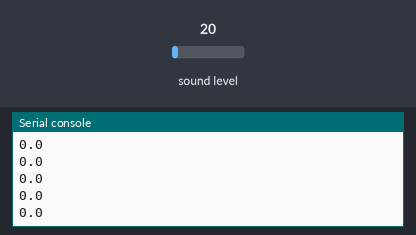
A program run on a simulated CircuitPython board. Shown: the last lines printed to the serial console. Inputs (shaded band) come from the test bench; at power-on: sound level 20.

Above: at 1.2 s.
1.3 s: sound level set to 64
At 2.2 s:
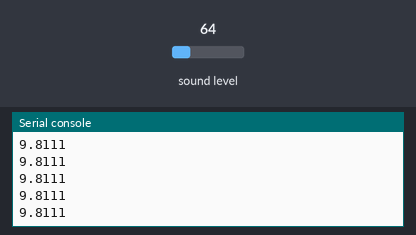
2.8 s: sound level set to 128
At 3.4 s:
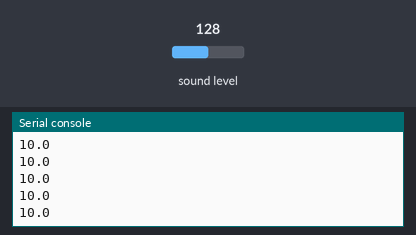
Timing chart, 0 to 5.8 s (numbered marks = the images above; inputs shaded):
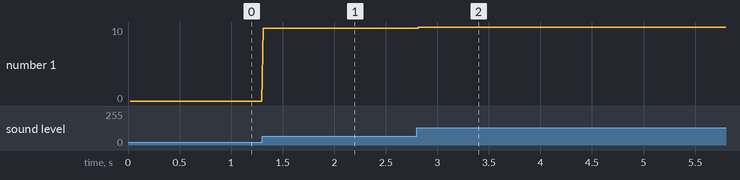

Measured:
- after the input at 1.3 s, the serial console: prints a new line at once (image 1)
- after the input at 2.8 s, the serial console: prints a new line at once (image 2)
- plotted number 1: 0 → 9.81 after the input at 1.3 s, 9.81 → 10 after the input at 2.8 s

The program:

volume.py
```python
import array
import audiobusio
import board
import math
import neopixel

CURVE = 2
SCALE_EXPONENT = math.pow(10, CURVE*-0.1)

PEAK_COLOR = (100, 0, 255)
NUM_PIXELS = 10

NUM_SAMPLES = 160

def constrain(value, floor, ceiling):
    return max(floor, min(value, ceiling))

def log_scale(input_value, input_min, input_max, output_min, output_max):
    normalized_input_value = (input_value - input_min) / (input_max - input_min)
    return output_min + math.pow(normalized_input_value, SCALE_EXPONENT) * (output_max - output_min)

def normalized_rms(values):
    minbuf = int(mean(values))
    return math.sqrt(sum(float((sample-minbuf)*(sample-minbuf)) for sample in values)/len(values))

def mean(values):
    return (sum(values) / len(values))


mic = audiobusio.PDMIn(board.MICROPHONE_CLOCK, board.MICROPHONE_DATA, frequency=16000, bit_depth=16)

samples = array.array('H', [0] * NUM_SAMPLES)
mic.record(samples, len(samples))

input_floor = normalized_rms(samples) + 10

input_ceiling = input_floor + 500

peak = 0
while True:
    mic.record(samples, len(samples))
    magnitude = normalized_rms(samples)

    c = log_scale(constrain(magnitude, input_floor, input_ceiling), input_floor, input_ceiling, 0, NUM_PIXELS)

    print(c)
```
